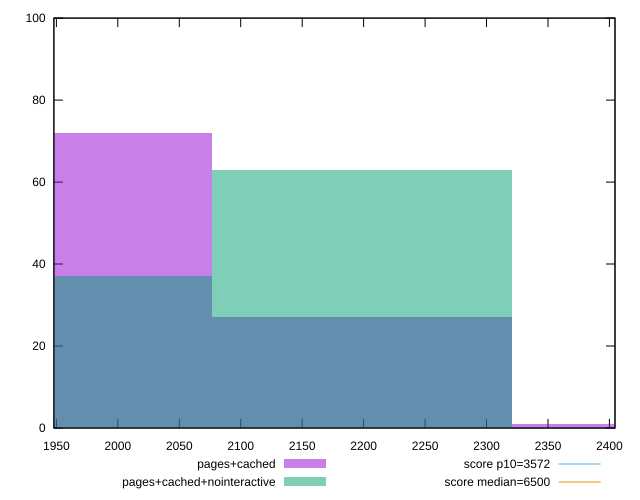

Reproduce this figure in gnuplot.
reset
set terminal svg size 640, 500 enhanced background rgb 'white'
set output "report_00007_2020-12-11T15:55:29.892Z/first-cpu-idle/comparison/histogram/2_vs_3.svg"

$pagesCached <<EOF
1954.605865666861 72
2198.9315988752187 27
2443.2573320835763 1
EOF

$pagesCachedNointeractive <<EOF
1954.605865666861 37
2198.9315988752187 63
EOF

set key outside below
set boxwidth 244.32573320835763
set yrange [0:100]
set style fill transparent solid 0.5 noborder

plot \
  $pagesCached title "pages+cached" with boxes, \
  $pagesCachedNointeractive title "pages+cached+nointeractive" with boxes, \


reset
